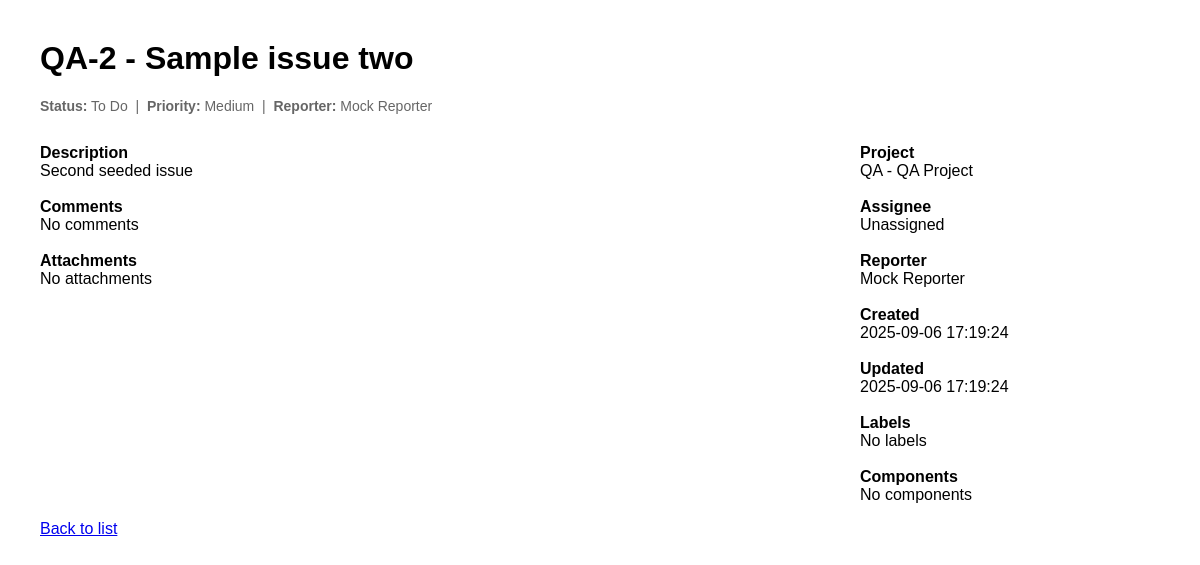
Page /ui/issue/QA-2 on the committed database.
### tables this page shows
CREATE TABLE issues (
        id INTEGER PRIMARY KEY AUTOINCREMENT,
        key TEXT UNIQUE,
        summary TEXT,
        description TEXT,
        issue_type TEXT,
        created_on TEXT
    , priority TEXT, assignee TEXT, reporter TEXT, labels TEXT, components TEXT, updated_on TEXT);

### app.py (the view)
@app.get("/ui/issue/{key}",
         response_class=HTMLResponse,
         summary="Web UI - Issue Detail",
         description="""
         Detailed view of a single issue with all fields displayed.

         **Path Parameters:**
         - `key`: Issue key (e.g., QA-1)

         **No authentication required** - for visual inspection and demos.

         **Features:**
         - Complete issue information display
         - All fields including assignee, priority, labels, etc.
         - Formatted timestamps and metadata
         """,
         tags=["UI"],
         responses={
             200: {"description": "HTML page with issue details"},
             404: {"description": "Issue not found"}
         })
async def ui_issue_detail(request: Request, key: str):
    api_issue = await get_issue(key, authorization="Bearer internal")
    fields = api_issue.get("fields", {})
    issue = dict(fields)
    issue["key"] = api_issue.get("key")
    issue["id"] = api_issue.get("id")
    issue.setdefault("project", {"key": os.environ.get("JIRA_PROJECT_KEY", "QA"), "name": "QA Project"})
    issue.setdefault("reporter", {"accountId": "mock-reporter", "displayName": "Mock Reporter"})
    issue.setdefault("assignee", None)
    issue.setdefault("labels", [])
    issue.setdefault("components", [])
    issue.setdefault("comments", [])
    issue.setdefault("attachment", [])
    return templates.TemplateResponse("issue_detail.html", {"request": request, "issue": issue})

### templates/issue_detail.html (shortened to what this page needs)
<!doctype html>
<html>
  <head>
  </head>
  <body>
    <h1>{{ issue.key }} - {{ issue.summary }}</h1>
    <div class="meta">
      <span class="label">Status:</span> To Do &nbsp;|&nbsp;
      <span class="label">Priority:</span> Medium &nbsp;|&nbsp;
      <span class="label">Reporter:</span> Mock Reporter
    </div>
    <div class="grid">
      <div class="left">
        <div class="section">
          <div class="label">Description</div>
          <div>{{ issue.description }}</div>
        </div>
        <div class="section">
          <div class="label">Comments</div>
          <div>
            {% if issue.comments %}
              <ul>
                {% for c in issue.comments %}
                  <li><strong>{{ c.author.displayName }}</strong> ({{ c.created }})<div>{{ c.body }}</div></li>
                {% endfor %}
              </ul>
            {% else %}
              <div>No comments</div>
            {% endif %}
          </div>
        </div>
        <div class="section">
          <div class="label">Attachments</div>
          <div>
            {% if issue.attachment %}
              <ul>
                {% for a in issue.attachment %}
                  <li>{{ a.filename }} ({{ a.size }})</li>
                {% endfor %}
              </ul>
            {% else %}
              <div>No attachments</div>
            {% endif %}
          </div>
        </div>
      </div>
      <div class="right">
        <div class="section">
          <div class="label">Project</div>
          <div>{{ issue.project.key }} - {{ issue.project.name }}</div>
        </div>
        <div class="section">
          <div class="label">Assignee</div>
          <div>
            {% if issue.assignee %}
              {{ issue.assignee.displayName }}
            {% else %}
              Unassigned
            {% endif %}
          </div>
        </div>
        <div class="section">
          <div class="label">Reporter</div>
          <div>{{ issue.reporter.displayName }}</div>
        </div>
        <div class="section">
          <div class="label">Created</div>
          <div>{{ issue.created }}</div>
        </div>
        <div class="section">
          <div class="label">Updated</div>
          <div>{{ issue.updated }}</div>
        </div>
        <div class="section">
          <div class="label">Labels</div>
          <div>
            {% if issue.labels %}
              {% for l in issue.labels %}<span class="chip">{{ l }}</span>{% endfor %}
            {% else %}
              <div>No labels</div>
            {% endif %}
          </div>
        </div>
        <div class="section">
          <div class="label">Components</div>
          <div>
            {% if issue.components %}
              {% for c in issue.components %}<div>{{ c.name }}</div>{% endfor %}
            {% else %}
              <div>No components</div>
            {% endif %}
          </div>
        </div>
      </div>
    </div>
    <p><a href="/ui">Back to list</a></p>
  </body>
</html>

### templates/issue_detail.html (style rules this page uses)
body { font-family: Arial, sans-serif; margin: 40px; }
.meta { color: #666; font-size: 14px; margin-bottom: 12px }
.section { margin-top: 18px; }
.label { font-weight: bold; }
.grid { display:flex; gap:24px }
.left { flex:1 }
.right { width:300px }

### rows in the picture
issues: key "QA-2", summary "Sample issue two", description "Second seeded issue", created "2025-09-06 17:19:24", updated "2025-09-06 17:19:24"

### other values in the picture
{{ issue.project.key }} "QA"
{{ issue.project.name }} "QA Project"
{{ issue.reporter.displayName }} "Mock Reporter"
